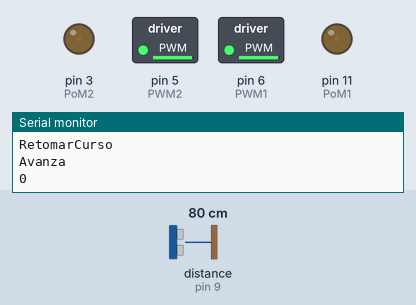
This sketch was run on a simulated Arduino Uno, built with avr-gcc and run on an emulated ATmega328P. Shown: switched loads named in the sketch (green lamp = pin HIGH), output pins drawn as LEDs (lit = HIGH), the last lines printed to the serial monitor. Wiring (inferred from the names in the program): ultrasonic range finder: trigger pin 10; echo pin 9. The inputs (shaded band) are chosen by the test bench; at power-on: distance to the obstacle (sensor on pin 9) 80 cm. The echo pulse lasts 58.3 µs per cm; random numbers use the default seed unless the sketch sets one; pins used as bus, display or sensor lines are not drawn.

Above: at 3.3 s.
3.4 s: distance to the obstacle (sensor on pin 9) set to 15 cm
4.9 s: distance to the obstacle (sensor on pin 9) set to 12 cm
At 8.8 s:
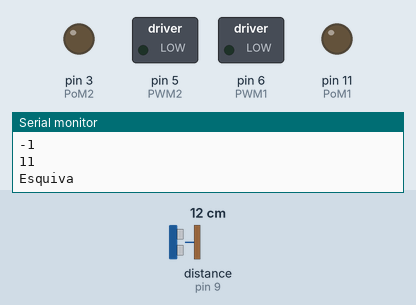
At 10.1 s:
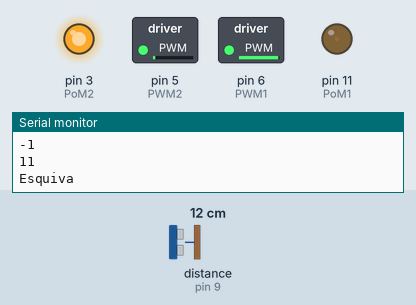
10.9 s: distance to the obstacle (sensor on pin 9) set to 18 cm
At 16.9 s:
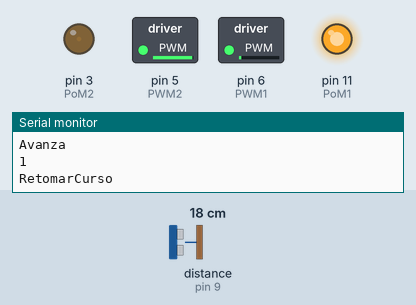
Timing chart, 0 to 19.0 s (numbered marks = the images above; inputs shaded):
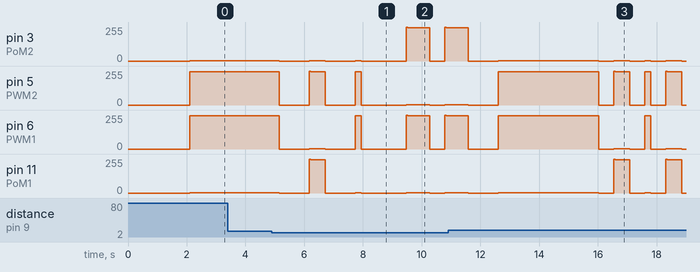

Measured:
- the behaviour switches between 14 and 13 cm on distance to the obstacle (sensor on pin 9) (found by bisection; images 0 and 1)
- after the input at 4.9 s, pin 3 (PoM2): 1/255 → 0/255 after 0.25 s, → 1/255 1.0 s later, → 0/255 0.55 s later, → 1/255 1.0 s later, … (10 changes in this stretch); pin 6 (PWM1): 250/255 → 0/255 after 0.25 s, → 1/255 1.0 s later, → 0/255 0.55 s later, → 250/255 1.0 s later, … (10 changes in this stretch)

The sketch:

RetomarCurso.ino
```cpp
// Initialize
String vers = "RetomarCurso";

int PWM1   = 6; // Pin Motor 1  (Izq)    PWM1 = ValM1  , PoM1= HIGH => avanza
int PoM1 = 11;   // Pin Motor 1 (Izq)  PWM1 = HIGH  , PoM1= ValM1 => retrocede
int PWM2   = 5; // Pin Motor 2
int PoM2 = 3;   // Pin Motor 2  (Der)
int ValMax1, ValMax2, ValM1, ValM2;
int BackFwdDer,BackFwdIzq;
int BajoTrig = 6; // TRIG Ultrasonido bajo
int BajoEcho = 8;  // ECHO  ultrasonido bajo
int x, y;
int i = 1;     // increment
//  int LED=13;   NO usar,  PIN 13 es para motor (PWM)
long Dis;
int dist = 0;


int Direccion = 0;
int PasosDesvio = 0;

int Giro90Grados = 500;
int TiempoEsperaEsquive = 4; //segundos
bool FlagPuedeRetomarCurso = true;
int SegsEspera = 0;
bool FlagMirarAlFrente = false;

void setup()
{

  // Seteo Constantes por tipo Rover (ver Codez)
  //    rover_rojo();
    rover_negro();
  //rover_Sab();
  //rover_DC();

  pinMode(PWM1,  OUTPUT);
  pinMode(PoM1,   OUTPUT);
  pinMode(PWM2, OUTPUT);
  pinMode(PoM2, OUTPUT);
  pinMode(BajoTrig, OUTPUT);
  pinMode(BajoEcho, INPUT);

  Serial.begin(9600);         // Inicializo canal de comunicaciones
  Serial.println("Start");
  Dis=distancia(BajoTrig,BajoEcho);
  Serial.print("Version: "); Serial.println(vers);
  Serial.print("Rover: "); Serial.print(Dis);
  delay(2000);//Para dar tiempo luego de programarlo /conectar bateria
}//setup


// Main program
void loop()
{
 //Test();

  Avanza(100);
  Serial.println("Avanza");
  Serial.println(Direccion);
  dist = distancia(BajoTrig,BajoEcho);
  if(dist<13){
    Serial.println(dist);
    Serial.println("Esquiva");
    Esquiva();
    SegsEspera = (millis()/1000) + TiempoEsperaEsquive;
    FlagMirarAlFrente = true;
    Para();
    delay(500);
  }

  if(millis()/1000 < SegsEspera)
  {
    FlagPuedeRetomarCurso = false;
  }
  else
  {
    FlagPuedeRetomarCurso = true;
  }

  if(FlagPuedeRetomarCurso)
  {
   RetomarCurso();
  }
}//endloop

//*****************************  Funciones ******************************

void RetomarCurso(){
  Serial.println("RetomarCurso");
  if(FlagMirarAlFrente == true){
    GirarADireccion(0);
  FlagMirarAlFrente = false;
  }
  else
  {
  if (PasosDesvio > 1000 && Direccion != -1){
    GirarADireccion(-1);
  }
  if(PasosDesvio < -1000 && Direccion != 1){
    GirarADireccion(1);
  }
  if(PasosDesvio < 200 && PasosDesvio > -200 && Direccion != 0){
    GirarADireccion(0);
  }
  }
}//endRetomarCurso

void GirarADireccion(int dir){
  if (dir == -1 && Direccion == 0)
  {
    GiroIzq(Giro90Grados);
    Para();
    delay(500);
  }
  else if (dir == -1 && Direccion == 1){
    GiroIzq(Giro90Grados);
    Para();
    delay(500);
    GiroIzq(Giro90Grados);
    Para();
    delay(500);
  }
  else if(dir == 0 && Direccion == -1){
    GiroDer(Giro90Grados);
    Para();
    delay(500);
  }
  else if(dir == 0 && Direccion == 1){
    GiroIzq(Giro90Grados);
    Para();
    delay(500);
  }
  else if(dir == 1 && Direccion == 0){
    GiroDer(Giro90Grados);
    Para();
    delay(500);
  }
  else if(dir == 1 && Direccion == -1){
    GiroDer(Giro90Grados);
    Para();
    delay(500);
    GiroDer(Giro90Grados);
    Para();
    delay(500);
  }
}//endGirarDireccion

void Esquiva(){
  Para();
  delay(500);
  if (random(2) == 0){
    GiroDer(Giro90Grados);
    Para();
  }
  else{
    GiroIzq(Giro90Grados);
    Para();
  }
  delay(500);
}//endEsquiva

void Test(){
   Avanza(2500);
   Para();
   delay(500);
   GiroDer(Giro90Grados);
   Para();
   delay(500);
   GiroDer(Giro90Grados);
   Para();
   delay(500);
   delay(3000);
}//endTest

void Arranca(){// Potencia maxima para vencer inercia del motor
  analogWrite(PoM1, BackFwdIzq) ;  // High en rover
  analogWrite(PWM1, ValMax1) ;
  analogWrite(PoM2, BackFwdDer) ;   // High en rover
  analogWrite(PWM2, ValMax2);
  delay(80);

}
void Avanza(int Dly) {
  analogWrite(PoM1, BackFwdIzq) ;  // High en rover
  analogWrite(PWM1, ValM1) ;
  analogWrite(PoM2, BackFwdDer) ;   // High en rover
  analogWrite(PWM2, ValM2);
  delay(Dly);

  if(Direccion == 1)
  {
    PasosDesvio = PasosDesvio + Dly;
  }
  if(Direccion == -1)
  {
    PasosDesvio = PasosDesvio - Dly;
  }
}
void Retrocede(int Dly) {
  analogWrite(PoM1, ValMax1) ;
  analogWrite(PWM1, BackFwdIzq) ;
  analogWrite(PoM2, ValMax2) ;
  analogWrite(PWM2, BackFwdDer) ;
  delay(50);
  analogWrite(PoM1, ValM1) ;
  analogWrite(PWM1, BackFwdIzq) ;
  analogWrite(PoM2, ValM2-30) ;
  analogWrite(PWM2, BackFwdDer) ;
  delay(Dly);
}
void Para() {
  digitalWrite(PoM1, LOW) ;
  digitalWrite(PoM2, LOW) ;
  digitalWrite(PWM1, LOW) ;
  digitalWrite(PWM2, LOW) ;
  delay(10);
}
void GiroDer(int Dly) {
  Para();
  delay(500);
  if(Direccion !=1){

  analogWrite(PoM1, BackFwdIzq) ;   //izq avanza
  analogWrite(PWM1, ValMax1) ;
  analogWrite(PoM2, ValMax2) ;
  analogWrite(PWM2,BackFwdDer) ;
  delay(50);

  analogWrite(PoM1, BackFwdIzq) ;   //izq avanza
  analogWrite(PWM1, ValM1) ;
  analogWrite(PoM2, ValM2) ;
  analogWrite(PWM2,BackFwdDer);
  delay(Dly);
  }

  if (Direccion == 0)
  {
    Direccion = 1;
  }
  else if (Direccion == -1)
  {
    Direccion = 0;
  }
  else if (Direccion == 1)
  {
    GiroIzq(Giro90Grados);
    delay(250);
    GiroIzq(Giro90Grados);
    delay(250);
  }

}
void GiroIzq(int Dly) {
  Para();
  delay(500);
  if(Direccion != -1){

  analogWrite(PoM1, ValMax1) ;   //izq retrocede
  analogWrite(PWM1, BackFwdIzq) ;
  analogWrite(PoM2, BackFwdDer) ;
  analogWrite(PWM2,ValMax2 ) ;
  delay(50);

  analogWrite(PoM1, ValM1) ;   //Motor izq retrocede
  analogWrite(PWM1, BackFwdIzq) ;
  analogWrite(PoM2, BackFwdDer) ;
  analogWrite(PWM2, ValM2);
  delay(Dly);
  }

  if (Direccion == 0)
  {
    Direccion = -1;
  }
  else if (Direccion == 1)
  {
    Direccion = 0;
  }
  else if (Direccion == -1)
  {
    GiroDer(Giro90Grados);
    delay(250);
    GiroDer(Giro90Grados);
    delay(250);
  }
}


void ArcoDer() {
  analogWrite(PoM1, HIGH) ;   //Motor izq retrocede
  analogWrite(PWM1, ValM1) ;
  analogWrite(PoM2, LOW) ;
  analogWrite(PWM2, LOW) ;
}

void ArcoIzq() {
  analogWrite(PoM1, 0) ;   //Motor izq
  analogWrite(PWM1, 0) ;
  analogWrite(PoM2, 255) ;
  analogWrite(PWM2, ValM2) ;
}

long distancia(int Trig, int Echo) { //Mide la distancia y la guarda en "cm"
  long resultado; long Tiempo_us;
  digitalWrite(Trig, LOW);
  delayMicroseconds(2);
  digitalWrite(Trig, HIGH);
  delayMicroseconds(10);
  digitalWrite(Trig, LOW);
  Tiempo_us = pulseIn(Echo, HIGH, 4060);
  resultado = Tiempo_us / 58;
  delay(100); // Verificar
  if (Tiempo_us == 0) {
    resultado = 199;
  }
  return resultado;
} // distancia

// End.
```

Codez.ino
```cpp
 void rover_rojo(){

 ValMax1   = 255; //Valor maximo motor izquierdo
 ValMax2   = 235; //Valor maximo motor derecho
 ValM1   = 220; // Potencia Motor Izq
 ValM2   = 170; // Potencia Motor Der // cambie la potencia,estaba en 175

 }
 void rover_negro(){

 ValMax1   = 255; //Valor maximo motor izquierdo
 ValMax2   = 255; //Valor maximo motor derecho
 BackFwdIzq=1;
 BackFwdDer=1;
 ValM1   = 250; // Potencia Motor Izq
 ValM2   = 250; // Potencia Motor Der
 PWM1   = 6; // Pin Motor 1  (Der)    PWM1 = ValM1  , PoM1= HIGH => avanza
 PoM1 = 11;   // Pin Motor 1 (Der)  PWM1 = HIGH  , PoM1= ValM1 => retrocede
 PWM2   = 5; // Pin Motor 2
 PoM2 = 3;   // Pin Motor 2  (Izq)
 BajoTrig = 10; // TRIG Ultrasonido bajo
 BajoEcho = 9;  // ECHO  ultrasonido bajo

  }

void rover_DC(){
 ValMax1   = 130; //Valor maximo motor izquierdo
 ValMax2   = 130; //Valor maximo motor derecho
 BackFwdIzq=1;
 BackFwdDer=1;
 ValM1   = 40; // Potencia Motor Izq
 ValM2   = 55; // Potencia Motor Der
 PWM1   = 11; // Pin Motor 1  (Der)    PWM1 = ValM1  , PoM1= HIGH => avanza
 PoM1 = 6;   // Pin Motor 1 (Der)  PWM1 = HIGH  , PoM1= ValM1 => retrocede
 PWM2   = 5; // Pin Motor 2
 PoM2 = 3;   // Pin Motor 2  (Izq)
 BajoTrig = 13; // TRIG Ultrasonido bajo
 BajoEcho = 12;  // ECHO  ultrasonido bajo

  }

  void rover_Sab(){
 ValMax1   = 255; //Valor maximo motor izquierdo
 ValMax2   = 255; //Valor maximo motor derecho
 BackFwdIzq=0;
 BackFwdDer=0;
 ValM1   = 250; // Potencia Motor Izq
 ValM2   = 250; // Potencia Motor Der
 PWM1   = 11; // Pin Motor 1  (Der)    PWM1 = ValM1  , PoM1= HIGH => avanza
 PoM1 = 10;   // Pin Motor 1 (Der)  PWM1 = HIGH  , PoM1= ValM1 => retrocede
 PWM2   = 5; // Pin Motor 2
 PoM2 = 3;   // Pin Motor 2  (Izq)
 BajoTrig = 6; // TRIG Ultrasonido bajo
 BajoEcho = 7;  // ECHO  ultrasonido bajo

  }
// Chequea memoria RAM libre en tiempo de ejecucion
// SRAM para  ATmega328p = 2048Kb.
int availableMemory() {
    // Use 1024 with ATmega168
    int size = 2048;
    byte *buf;
    while ((buf = (byte *) malloc(--size)) == NULL);
        free(buf);
    return size;
}
```
